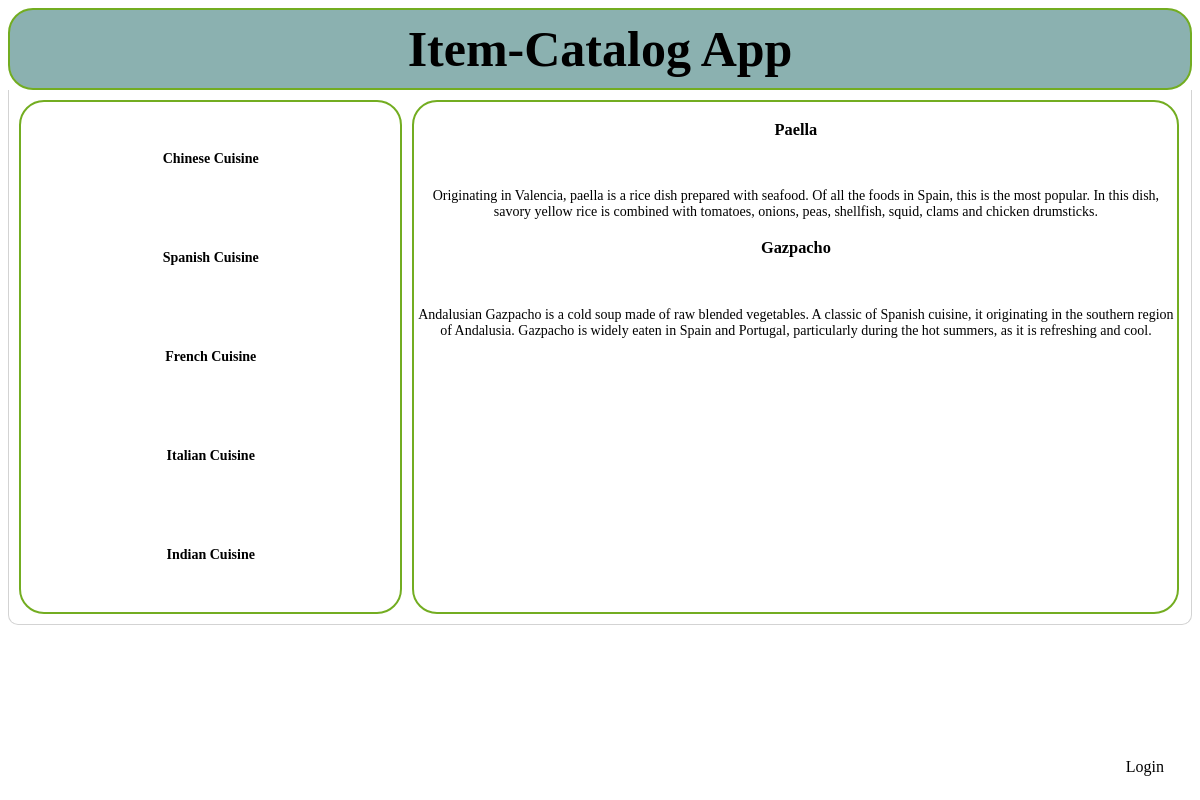
/main/2/, run on the app's committed database.
### database_setup.py (models this page shows, shortened)
class Category(Base):
	__tablename__ = 'category'
	name = Column(String(80), nullable = False)
	id = Column(Integer, primary_key = True)
	user_id = Column(Integer, ForeignKey('user.id'))
	user = relationship(User)

class Item(Base):
	__tablename__ = 'item'
	name = Column(String(80), nullable = False)
	id = Column(Integer, primary_key = True)
	description = Column(String(500))
	user_id = Column(Integer, ForeignKey('user.id'))
	user = relationship(User)
	category_id = Column(Integer, ForeignKey('category.id'))
	category = relationship(Category)

### main.py (the view)
@app.route('/main/<int:category_id>/')
def categoryItems(category_id):
	"""Updates the item pane with a list of items specific to that category"""
	categories = session.query(Category).all()
	items = session.query(Item).filter_by(category_id=category_id)
	if 'username' in login_session:
		return render_template('main.html', categories=categories, items=items, category_id=category_id,loggedIn=True)
	else:
		return render_template('main.html', categories=categories, items=items, category_id=category_id)

### templates/main.html (shortened to what this page needs)
<!DOCTYPE html>
<html lang="en" xmlns="http://www.w3.org/1999/xhtml">
<head>
	<link rel="stylesheet" type=text/css href="{{url_for('static', filename='main.css')}}">
</head>
<body>
	<header class="header">
		<div class="title">
			<a href="{{url_for('mainMenu')}}"><h1>Item-Catalog App</h1></a>
		</div>
	</header>
	<div class="container">
		<div class="grid-container">
			<div class="menu">
                {% for category in categories %}
                <p>
                    <a href="{{url_for('categoryItems', category_id = category.id)}}"> <h4>{{category.name}}</h4></a>
                    <br>
                </p>
                {% else %}
                    <h3> There are no category entries.</h3>
                {% endfor %}
			</div>
			<div class="item">
                {% for item in items %}
                    {% if loggedIn %}
					    <p>
                            <h3>{{item.name}}</h3><br>
                            <a href="{{url_for('editItem', category_id = item.category_id, item_id = item.id)}}">Edit</a>
                            |
                            <a href="{{url_for('deleteItem', category_id = item.category_id, item_id = item.id)}}">Delete</a>
                            <br>{{item.description}} <br>
                        </p>
                    {% else %}
                        <p class = "itemText">
                            <h3>{{item.name}}</h3><br>
                            <br>{{item.description}} <br>
                        </p>
                    {% endif %}
                {% endfor %}
			</div>
        </div>
    </div>
    {% if loggedIn %}
        <a class="loginbutton" href="{{url_for('gdisconnect')}}">Logout</a>
    {% else %}
        <a class="loginbutton" href="{{url_for('login')}}">Login</a>
    {% endif %}
</body>
</html>

### static/main.css (style rules this page uses)
h1 { font-size: 50px; font-family: "Bradley Hand", cursive; margin: 0; }
.header { border-bottom: 6px solid #7d97ad; background-color: #8bb1b0; border: 2px solid #73AD21; border-radius: 25px; border-style: solid; color: #2d3c49; display: flex; }
.title { display:inline-block; padding:10px; text-align:center; width:100%; }
a:link { color: black; text-align: center; text-decoration: none; display: inline-block; }
body { background-color: #ffffff; font-family: "Apple Chancery", cursive; }
.container { border: 1px lightgrey; border-right-style: solid; border-left-style: solid; border-bottom-style: solid; border-bottom-right-radius: 10px; border-bottom-left-radius: 10px; }
.grid-container { display: grid; grid-template-columns: 33% 66%; grid-gap: 10px; padding: 10px; }
.grid-container > div { border: 2px solid #73AD21; border-radius: 25px; border-style: solid; text-align: center; font-size: 14px; }
.loginbutton { position: fixed; bottom: 3%; right: 3%; }
.menu { float: left; }
.item { float: right; }
.itemText { font-size: 18px; }

### data on the page
Item: name "Paella", description "Originating in Valencia, paella is a rice dish prepared with seafood. Of all the foods in Spain, this is the most popular. In this dish, savory yellow rice is combined with tomatoes, onions, peas, shellfish, squid, clams and chicken drumsticks."
Item: name "Gazpacho", description "Andalusian Gazpacho is a cold soup made of raw blended vegetables. A classic of Spanish cuisine, it originating in the southern region of Andalusia. Gazpacho is widely eaten in Spain and Portugal, particularly during the hot summers, as it is refreshing and cool."
